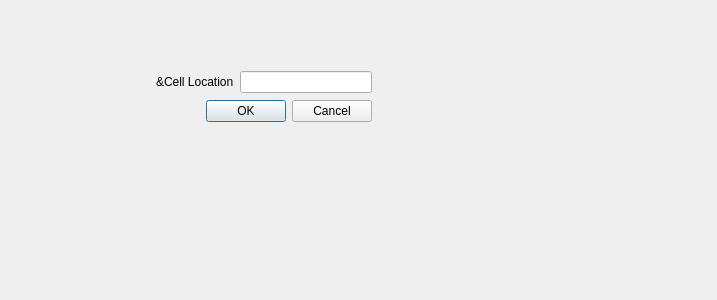
<?xml version="1.0" encoding="UTF-8"?>
<ui version="4.0">
 <class>goDialog</class>
 <widget class="QDialog" name="goDialog">
  <property name="geometry">
   <rect>
    <x>0</x>
    <y>0</y>
    <width>717</width>
    <height>300</height>
   </rect>
  </property>
  <property name="windowTitle">
   <string>Dialog</string>
  </property>
  <widget class="QWidget" name="">
   <property name="geometry">
    <rect>
     <x>156</x>
     <y>70</y>
     <width>216</width>
     <height>55</height>
    </rect>
   </property>
   <layout class="QVBoxLayout" name="verticalLayout">
    <item>
     <layout class="QHBoxLayout" name="horizontalLayout">
      <item>
       <widget class="QLabel" name="label">
        <property name="text">
         <string>&amp;Cell Location</string>
        </property>
       </widget>
      </item>
      <item>
       <widget class="QLineEdit" name="lineEdit"/>
      </item>
     </layout>
    </item>
    <item>
     <layout class="QHBoxLayout" name="horizontalLayout_2">
      <item>
       <spacer name="horizontalSpacer">
        <property name="orientation">
         <enum>Qt::Horizontal</enum>
        </property>
        <property name="sizeHint" stdset="0">
         <size>
          <width>40</width>
          <height>20</height>
         </size>
        </property>
       </spacer>
      </item>
      <item>
       <widget class="QPushButton" name="pushButton_2">
        <property name="text">
         <string>OK</string>
        </property>
       </widget>
      </item>
      <item>
       <widget class="QPushButton" name="pushButton">
        <property name="text">
         <string>Cancel</string>
        </property>
       </widget>
      </item>
     </layout>
    </item>
   </layout>
  </widget>
 </widget>
 <resources/>
 <connections>
  <connection>
   <sender>pushButton_2</sender>
   <signal>clicked()</signal>
   <receiver>goDialog</receiver>
   <slot>accept()</slot>
   <hints>
    <hint type="sourcelabel">
     <x>241</x>
     <y>112</y>
    </hint>
    <hint type="destinationlabel">
     <x>150</x>
     <y>136</y>
    </hint>
   </hints>
  </connection>
  <connection>
   <sender>pushButton</sender>
   <signal>clicked()</signal>
   <receiver>goDialog</receiver>
   <slot>reject()</slot>
   <hints>
    <hint type="sourcelabel">
     <x>324</x>
     <y>114</y>
    </hint>
    <hint type="destinationlabel">
     <x>457</x>
     <y>129</y>
    </hint>
   </hints>
  </connection>
 </connections>
</ui>
